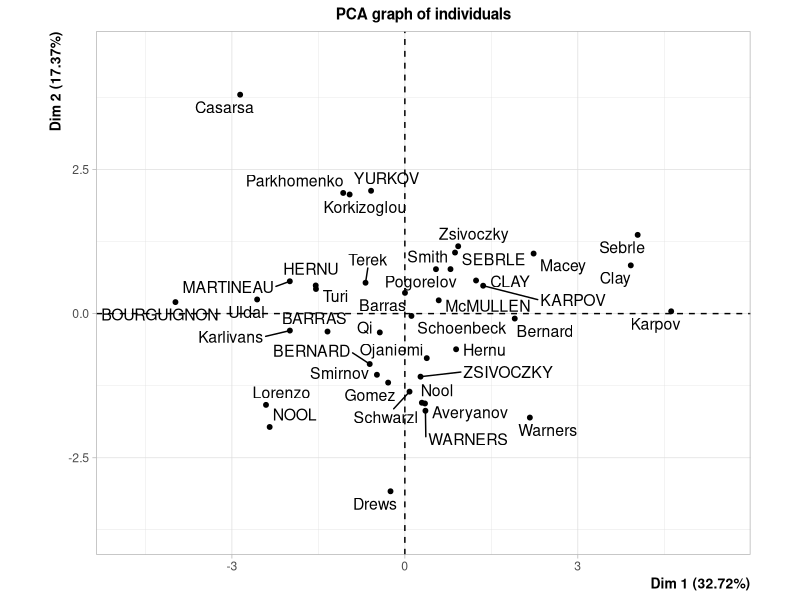
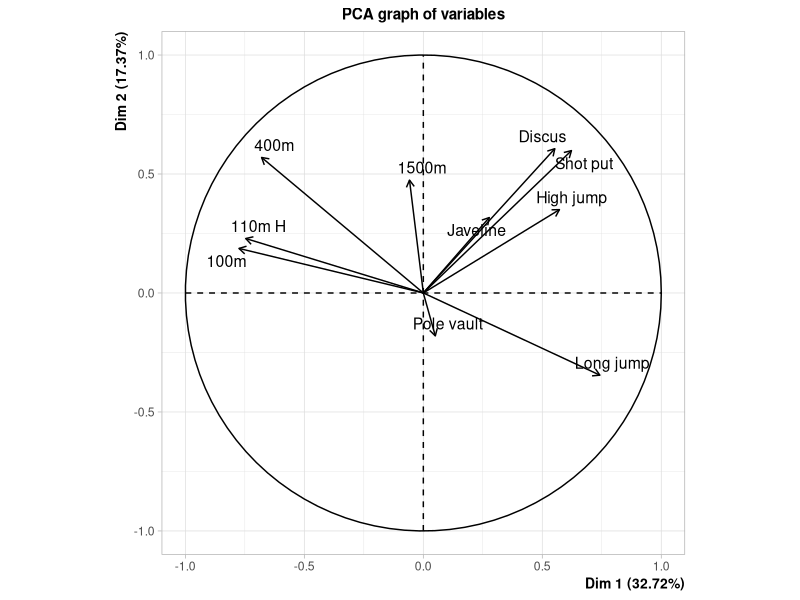
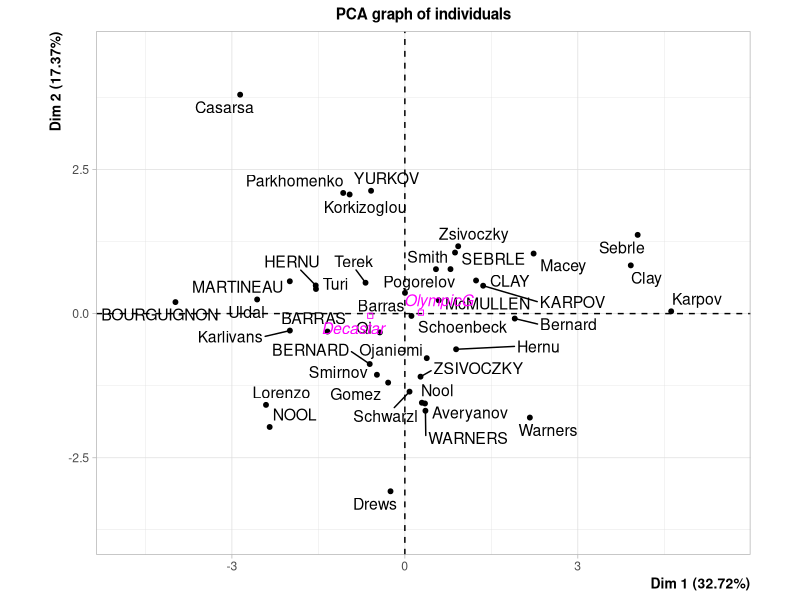
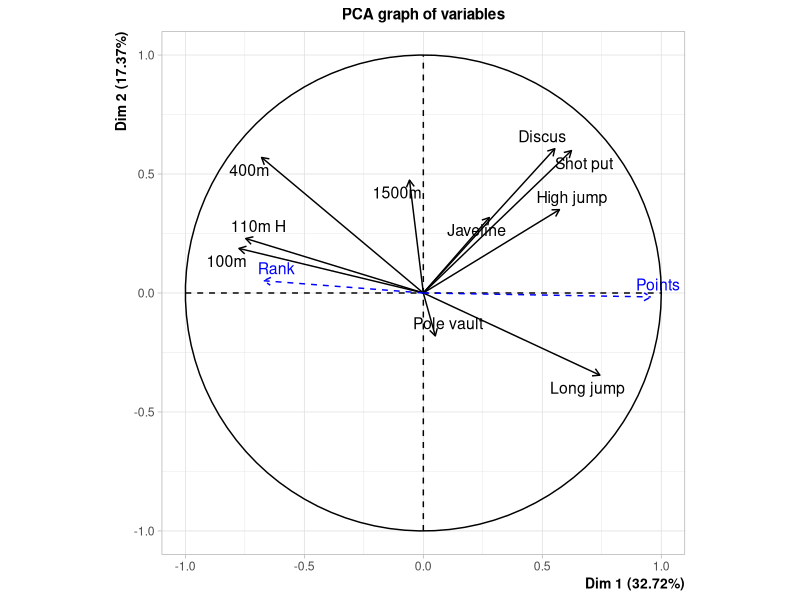
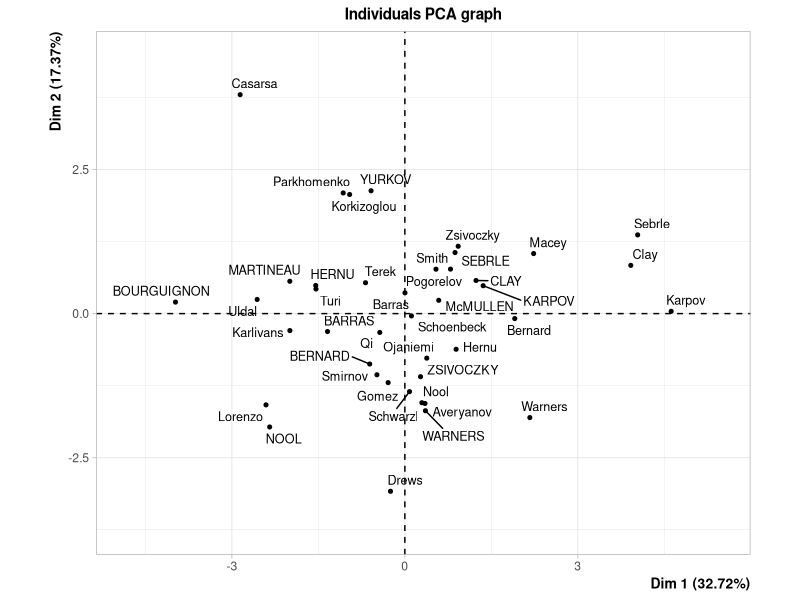
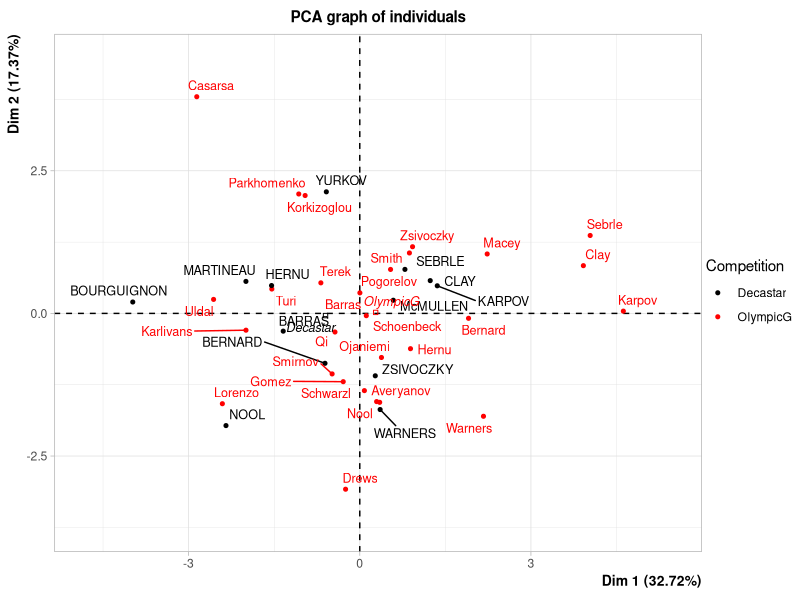
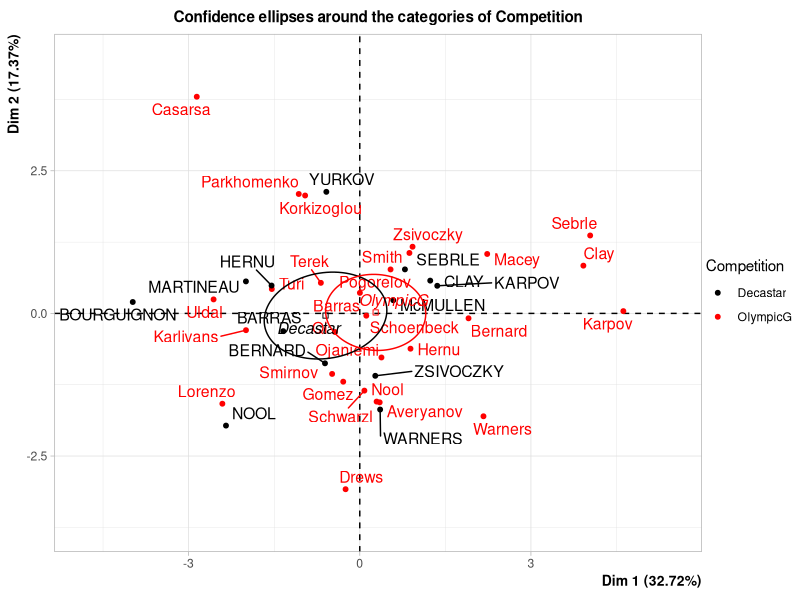
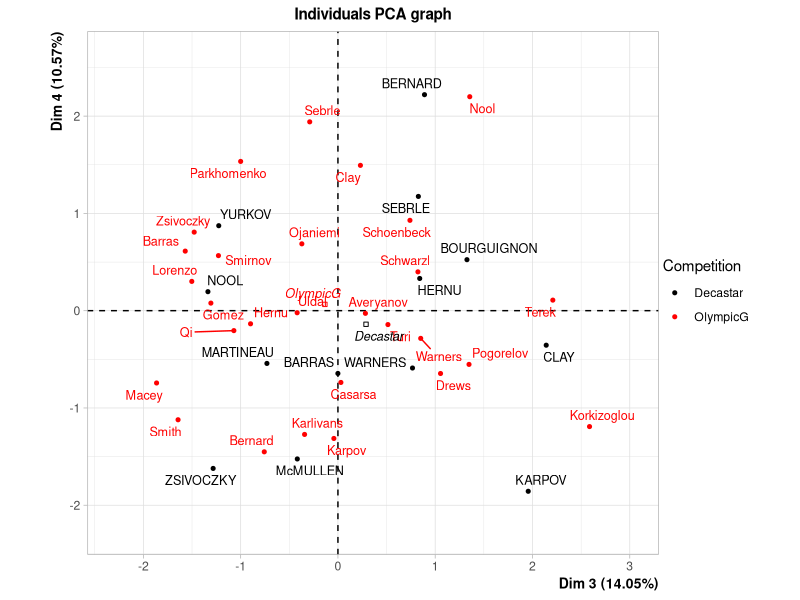

Write the R code that produced these figures, in order.
require(FactoMineR)

decathlon <- read.table("./code/week_1/data/data_PCA_Decathlon.csv", header = TRUE, sep=";", dec=".", row.names = 1, check.names=FALSE)

res <- PCA(decathlon[,1:10])
summary(res)

res <- PCA(decathlon, quanti.sup = 11:12, quali.sup = 13)
summary(res, nbelements = Inf)

dimdesc(res)
dimdesc(res, proba = 0.2)

plot(res, cex = 0.8, invisible = 'quali', title = 'Individuals PCA graph')

plot(res, cex = 0.8, habillage = 'Competition')

plotellipses(res)

plot(res, choix = 'ind', cex = 0.8, habillage = 13, title = "Individuals PCA graph", axes = 3:4)
plot(res, choix = 'var', title = "Variables PCA Graph", axes = 3:4)

plot(res, cex = 0.8, habillage = 13, select="cos2 0.7")
plot(res, cex = 0.8, habillage = 13, select="contrib 5")
plot(res, cex = 0.8, habillage = 13, select=c("Clay", "Karpov"))
